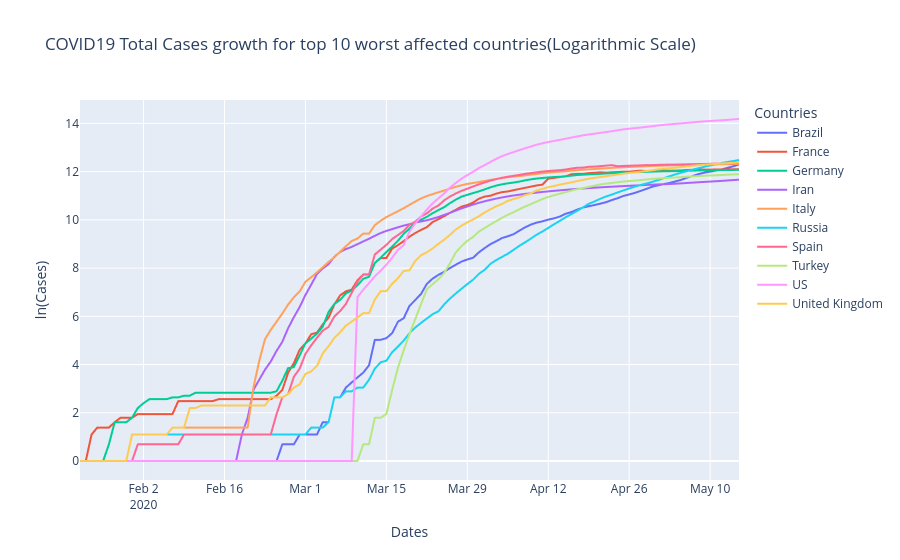

Notebook cell for this chart:
### Markdown cell above
Попробуем прологарифмировать признак количества выявленных случаев и построить график еще раз.

### Code cell
# Добавим столбец для визуализации логарифмического 
df_trend['ln(Cases)'] = np.log(df_trend['Cases'] + 1) # Добавляем 1 для случая log(0)

px.line(df_trend, 
        x='Dates', 
        y='ln(Cases)', 
        color='Countries', 
        title='COVID19 Total Cases growth for top 10 worst affected countries(Logarithmic Scale)')
